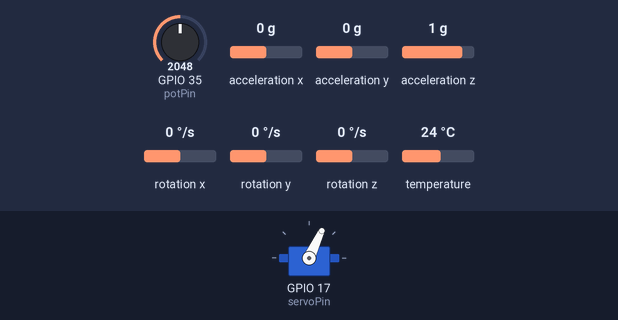
A sketch run on a simulated ESP32. On the bench: servo. The inputs (shaded band) are chosen by the test bench; at power-on: GPIO 35 (potPin) = 2048, acceleration x 0 g, acceleration y 0 g, acceleration z 1 g, rotation x 0 °/s, rotation y 0 °/s, rotation z 0 °/s, temperature 24 °C (analog values on the 0–4095 scale). Servo pulses on a pin are drawn as a servo (544–2400 µs = 0–180°); what the sketch prints to the serial monitor is not drawn.

Above: at 35.3 s.
At 49.25 s:
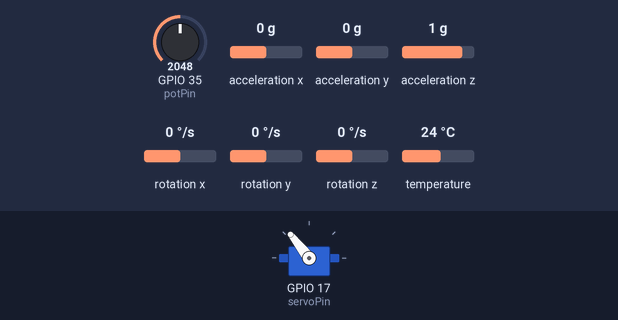
Timing chart, 0 to 53.5 s (numbered marks = the images above):
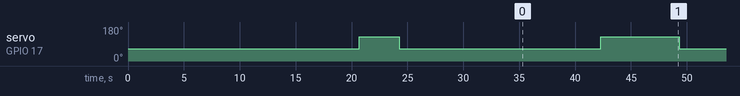

The sketch:

Identificacion.ino
```cpp
// Identificación

//-------------------------Librerias---------------------------------
#include <Adafruit_MPU6050.h>
#include <Adafruit_Sensor.h>
#include <Wire.h>

//-------------------------Variables---------------------------------

const int servoPin = 17;  //VERIFICAR
const int potPin = 35;

//Variables Pote
int potMin = 4095;
int potMax = 0;
int angle = 0;

//Variables Servo
const int servo_resolution = 16;
const int servo_freq = 50; //El servo MG996R usa pwm de 50Hz
const int servo_periodo_ms = 1000/servo_freq;

const int angleMin = 60;
const int angleMax = 120;

float pulsoMin_ms = 0.5; // 0.5ms para 0°
float pulsoMax_ms = 2.45; // 2.45ms para 180°
long dutyMin = (pulsoMin_ms/servo_periodo_ms)*65535; //65535 es porque use 16 bits de precision
long dutyMax = (pulsoMax_ms/servo_periodo_ms)*65535;

//Variables IMU
Adafruit_MPU6050 mpu;
float anguloRotAnt = 0;
float alpha = 0.02;

const int periodoMuestreo = 20;   //cada cuanto tiempo se toman muestras en milisegundos
unsigned long tiempoMuestra = 0;

const float angServoEq = angServoEq;

float theta0 = 0;
float gyroX_offset = 0;

float theta   = 0;               //theta actual

const float T = 0.02;
const float Ts = 0.02;

static unsigned long tiempoUltimoEscalon = 0;
int comandoServo = 90;

int d = 0;

//--------------------------------------------------------------------

void setup() {
  //--------------------Configuracion del Pote-------------------------------------
  pinMode(potPin, INPUT);
  analogReadResolution(12);
  //--------------------Configuracion del Servo-------------------------------------
  ledcAttach(servoPin, servo_freq, servo_resolution); //Pone el pin en PWM
  Serial.begin(115200);
  //------------------------Inicializacion de la IMU--------------------------------
  // Try to initialize!
  if (!mpu.begin()) {
    //Serial.println("Failed to find MPU6050 chip");
    while (1) {
      delay(10);
    }
  }
  //Serial.println("MPU6050 Found!");
  // set accelerometer range to +-8G
  mpu.setAccelerometerRange(MPU6050_RANGE_8_G);
  // set gyro range to +- 500 deg/s
  mpu.setGyroRange(MPU6050_RANGE_500_DEG);
  // set filter bandwidth to 5-10-21-44-94-184-260 Hz
  mpu.setFilterBandwidth(MPU6050_BAND_44_HZ);
  delay(50);
  //-------------------------Calibracion---------------------------------
  calibrar();
  delay(8000);
  tiempoMuestra = millis();
}

void loop() {
    sensors_event_t a, g, temp;

    unsigned long tiempoActual = millis();

    if(tiempoActual - tiempoMuestra >= periodoMuestreo)
    {
      //Mido el pote
      int potValor = analogRead(potPin);
      float angulo = map(potValor, potMin, potMax, angleMin, angleMax);

      //Mido IMU
      mpu.getEvent(&a, &g, &temp);
      float gyrox = g.gyro.x - gyroX_offset;
      float dt = (tiempoActual - tiempoMuestra) / 1000.0f;
      float anguloRotG = anguloRotAnt + gyrox*dt;
      float anguloRotA = atan2(a.acceleration.y,a.acceleration.z);
      float anguloRot = (1-alpha)*anguloRotG + alpha*anguloRotA;

      float anguloMedido = anguloRot*180/PI;

      anguloRotAnt = anguloRot;
      theta = (anguloRot*180/PI-theta0);// theta0 el error sistematico de la IMU

      if (tiempoActual - tiempoUltimoEscalon >= 7000) {
        d++;
        if (d % 2 == true) {
          comandoServo = angleMin;
        }
        else{
          comandoServo = angleMax;
        }
        moverServo(comandoServo, servoPin);
        tiempoUltimoEscalon = tiempoActual;
      }

      //Enviamos el comando, el angulo del pote y el angulo de la imu
      matlab_send(comandoServo, angulo, theta);
      //Serial.print("theta");
      //Serial.print(theta);
      //Serial.print("\t phi");
      //Serial.println(angulo);

      tiempoMuestra = tiempoActual;
    }
}

//-------------------Funcion Calibracion-----------------------------
void calibrarIMU() {
  Serial.println("TCHH DEJA QUIETO AHI");
  delay(1000);

  float sumatoriaAngulos = 0;
  float sumatoriaGyro = 0;
  int muestras = 500;
  sensors_event_t a, g, temp;

  Serial.println("NO TOQUES NADA CARAJO");
  for (int i = 0; i < muestras; i++) {
    mpu.getEvent(&a, &g, &temp);
    //Calibrar angulo en equilibrio
    float anguloRotA = atan2(a.acceleration.y, a.acceleration.z); //Solo el acelerometro pq ta quieto
    sumatoriaAngulos += (anguloRotA * 180.0 / PI);
    //Calibrar offset del giroscopio
    sumatoriaGyro += g.gyro.x;
    delay(10);
  }

  theta0 = sumatoriaAngulos / muestras; //promedio
  gyroX_offset = sumatoriaGyro / muestras;

  anguloRotAnt = theta0 * PI / 180.0;

  Serial.print("Calibracion exitosa! Nuevo theta0: ");
  Serial.print(theta0);
  Serial.print("\t Offset Gyro: ");
  Serial.println(gyroX_offset);
}

void calibrar() {
  calibrarIMU();

  moverServo(angServoEq, servoPin);
  delay(10000);

  Serial.println("Valores antes de Calibrar");
  Serial.println(potMin);
  Serial.println(potMax);

  long suma = 0;
  int muestras = 500;

  moverServo(angleMin, servoPin);
  delay(3000);

  for (int i = 0; i < muestras; i++) {
    suma += analogRead(potPin);
    delay(1);
  }
  int potValor = suma/muestras;

  potMax = max(potMax, potValor);
  potMin = min(potMin, potValor);

  moverServo(angleMax, servoPin);
  delay(3000);

  suma = 0;
  for (int i = 0; i < muestras; i++) {
    suma += analogRead(potPin);
    delay(1);
  }
  potValor = suma/muestras;

  potMax = max(potMax, potValor);
  potMin = min(potMin, potValor);

  Serial.println("Valores despues de Calibrar");
  Serial.println(potMin);
  Serial.println(potMax);

  moverServo(angServoEq, servoPin);
  delay(3000);
}

//----------------Funciones para movimiento del Servo----------------
void moverServo(int theta, int pin) {
  theta = constrain(theta, angleMin, angleMax);
  int dutyCycle = map(theta+6, 0, 180, dutyMin, dutyMax); //Mapea valores de theta a dutycycle
  ledcWrite(pin, dutyCycle);
}
//-----------------------Envio de datos a MATLAB-------------------------
void matlab_send(float dato1, float dato2, float dato3){
  //Serial.write("abcd");
  Serial.write(97);
  Serial.write(98);
  Serial.write(99);
  Serial.write(100);

  byte * b0 = (byte *) &dato1;
  Serial.write(b0,4);

  byte * b1 = (byte *) &dato2;
  Serial.write(b1,4);

  byte * b2 = (byte *) &dato3;
  Serial.write(b2,4);
}
```

Measured:
- by itself, servo on GPIO 17 (servoPin): goes 128° 3.6 s, 65° 18.0 s, 6 × (128° 7.0 s, 65° 7.0 s), then 128°
